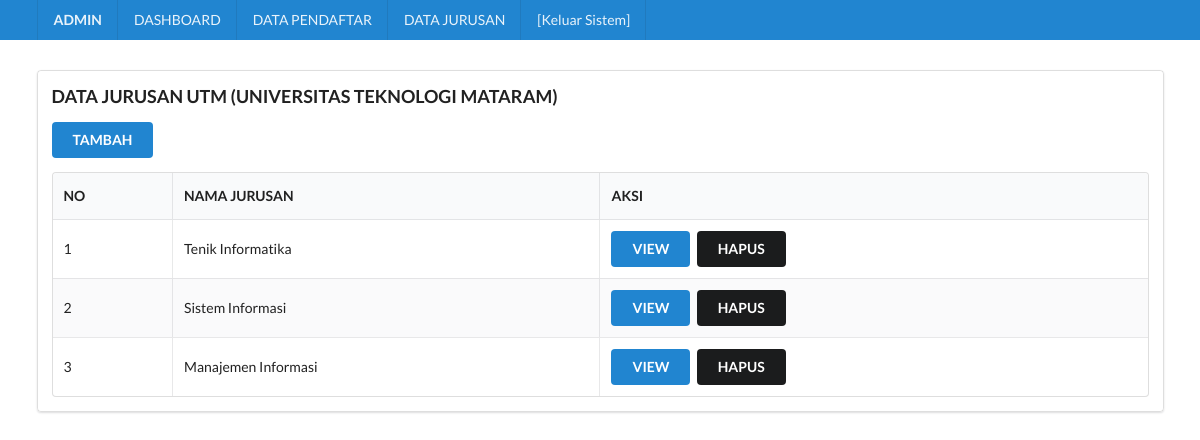
Before: /admin/data_jurusan.php with the older database file.
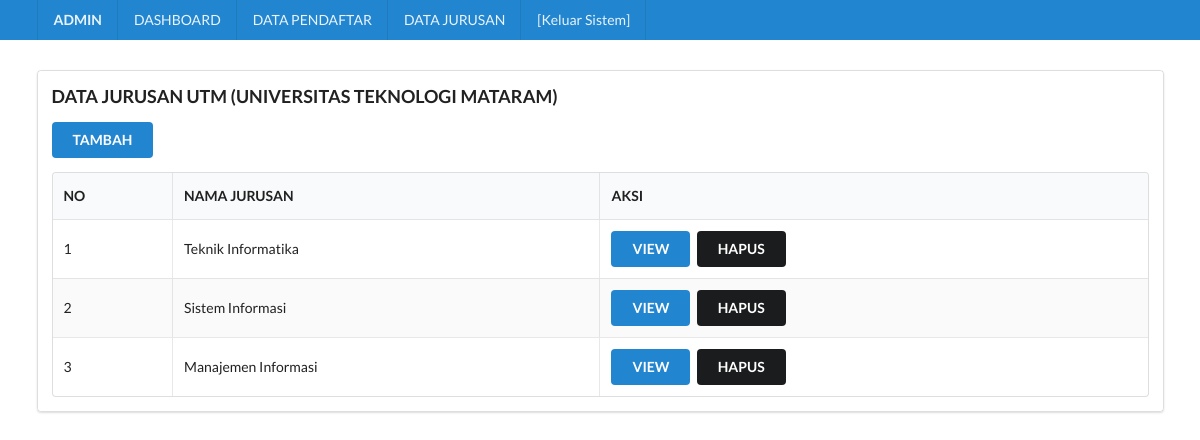
After: the same page with the newer database file.
### tables this page shows
CREATE TABLE `jurusan` (
  `id_jurusan` int(2) NOT NULL AUTO_INCREMENT,
  `nama_jurusan` varchar(50) NOT NULL,
  PRIMARY KEY (`id_jurusan`)
);

### admin/data_jurusan.php (the view, shortened to what this page needs)
<?php
include 'include/header.php';
include '../config/database.php';
?>
<div class="ui segments">
    <div class="ui segment">
        <h3>DATA JURUSAN UTM (UNIVERSITAS TEKNOLOGI MATARAM)</h3>
        <a href="data_jurusan_tambah.php" class="ui green primary button">TAMBAH</a>
        <table class="ui striped celled table">
            <thead>
                <tr>
                    <th>NO</th>
                    <th>NAMA JURUSAN</th>
                    <th>AKSI</th>
                </tr>
            </thead>
            <tbody>
                <?php
$sql = "SELECT * FROM jurusan";
$result = mysqli_query($conn, $sql);
if (mysqli_num_rows($result) > 0) {
    while ($row = mysqli_fetch_assoc($result)) {
        ?>
                <tr>
                    <td><?=$row['id_jurusan']?></td>
                    <td><?=$row['nama_jurusan']?></td>
                    <td>
                        <a href="data_jurusan_view.php?id_jurusan=<?= $row['id_jurusan'];?>"
                            class="ui green primary button">VIEW</a>
                        <a href="data_jurusan_delete.php?id_jurusan=<?= $row['id_jurusan'];?>"
                            class="ui black button">HAPUS</a><br>
                    </td>
                </tr>
                <?php
}
} else {
    echo "0 results";
}
?>
            </tbody>
        </table>
    </div>
</div>
</div>

Changed rows visible on the page:
changed jurusan id 1: nama_jurusan "Tenik Informatika" → "Teknik Informatika"
